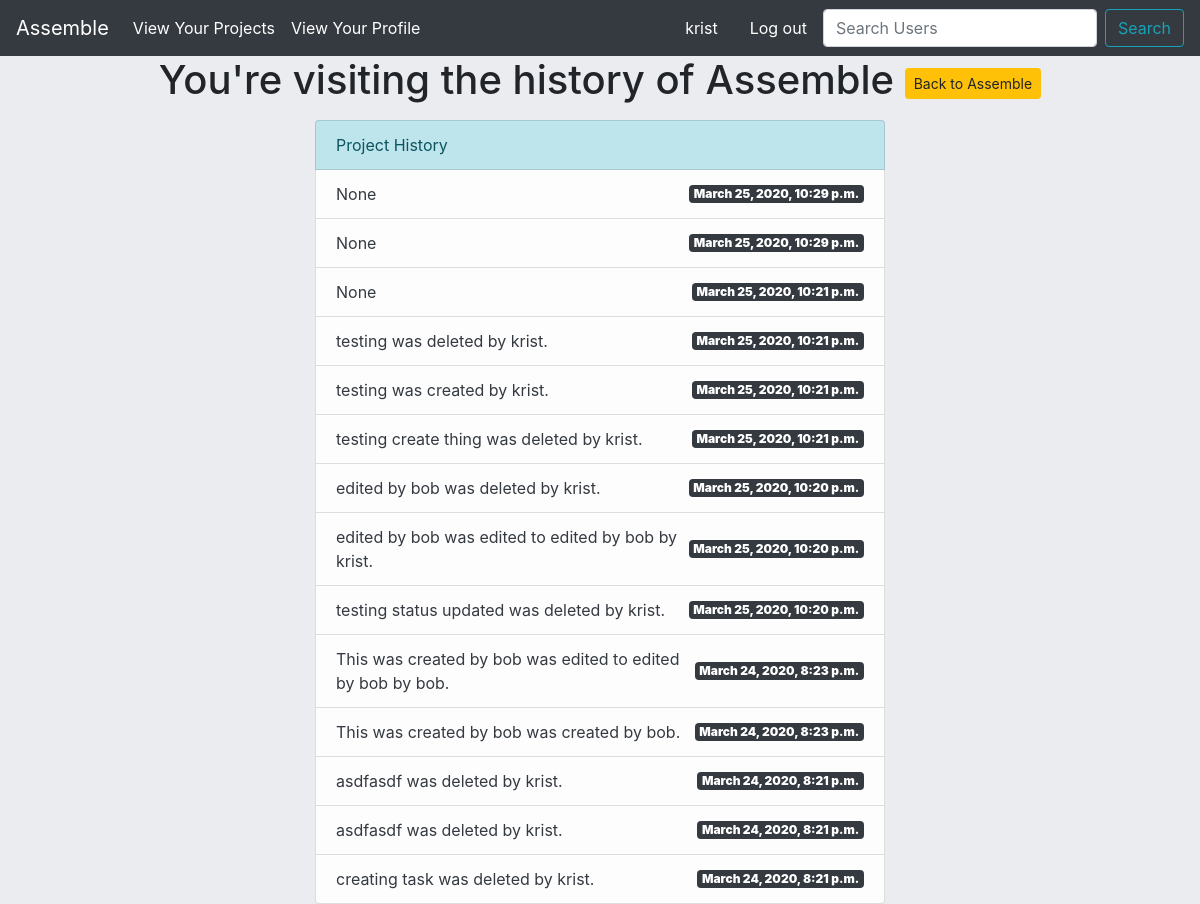
Before: /project-list/project-detail/history/2/ (signed in) with the older database file.
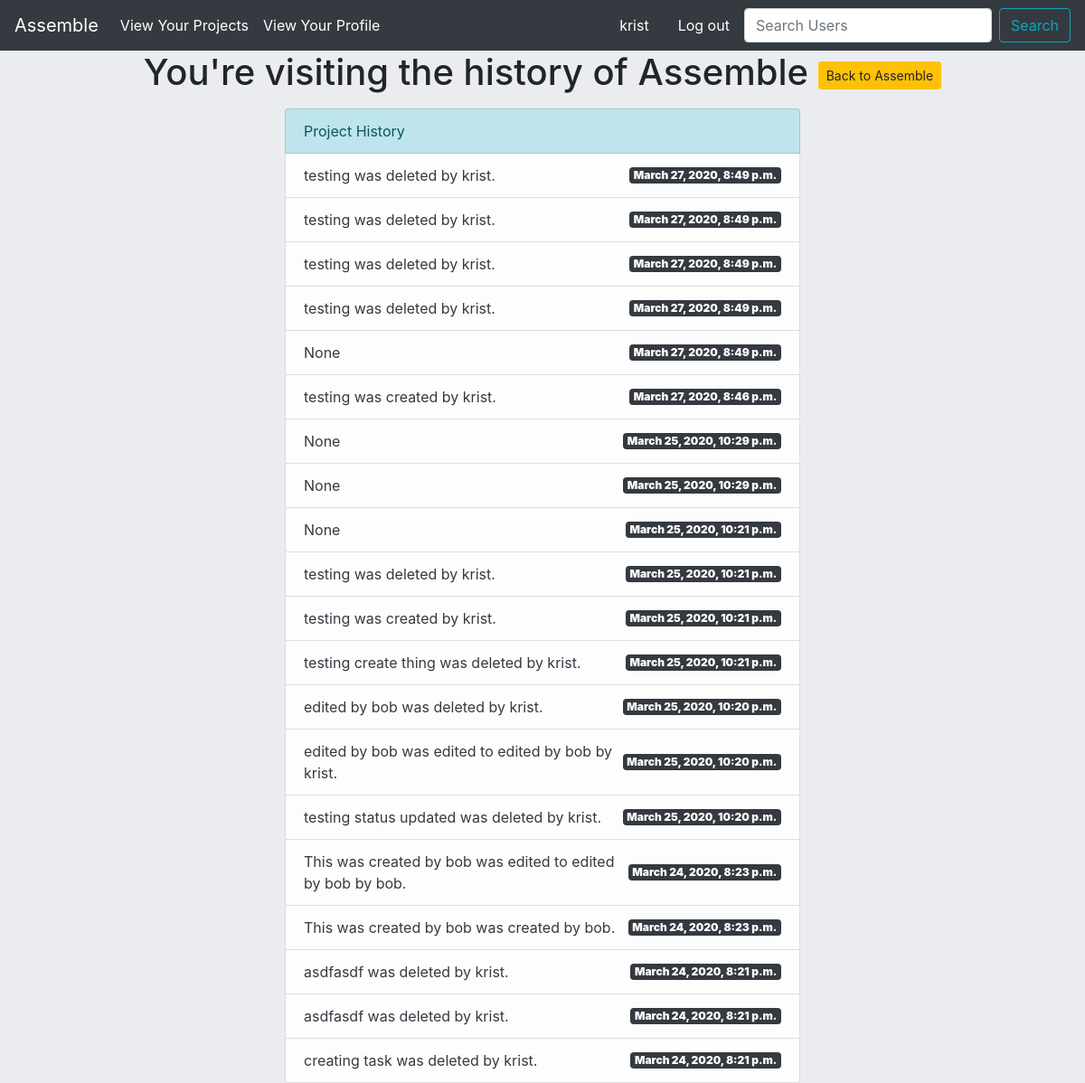
After: the same page with the newer database file.
### assemble/models.py (models this page shows, shortened)
class ProjectHistory(models.Model):
    previous_field = models.CharField(max_length=200,blank=True)
    updated_field = models.CharField(max_length=200,blank=True)
    date_changed = models.DateTimeField(auto_now_add=True)
    status = models.CharField(max_length=20,null=True)
    user = models.CharField(max_length=100,null=True,blank=True)
    project = models.ForeignKey(Project,on_delete=models.CASCADE)
    list_string = None
    def __init__(self,*args,**kwargs):
        super(ProjectHistory,self).__init__(*args,**kwargs)
        self.create_history_string()
    """
    pre_save(sender,instance,raw,using,update_fields):
    This is sent at the beginning of a model's save method
        sender- the model class
        instance- the actual instance being saved
        raw - A boolean; True if the model is saved exactly as presented
        using- the database alias being used
        update_fields - the set of fields to update as passed to Model.save() or None if update_fields wasn't passed.

    post_save(sender,instance,raw,using,update_fields)
    This is sent at the end of the save method
        sender - the model class
        instance- the actual instance being saved
        created  -  A boolean, True if a new record is created
        raw - same as pre_save
        using - ""
        updated_fields - ""

    pre_delete(sender,instance,using):
    Sent at the beginning of a models delete() method and a queryset's delete() method

        sender- the model class
        instance - the actual instance being deleted
        using - ""

    post_delete(sender,instance,using):
    Sent at the end of a model's delete() and a queryset's delete9) method.

        sender - the model class
        instance - the actual instance being deleted. Note that the object will no longer be in the database.
        using - the database alias being used

    m2m_changed(sender,instance,action,reverse,model,pk_set,using):
    Sent when a ManyToManyField is changed on a model instance. Strictly speaking, this is not a model signal since it is sent by the ManyToManyField, but it complements the pre_save/post_save and pre_delete/post_delete when it comes to tracking changes to models.

        sender - The immediate model calss describing the ManyToManyField. This class is automatically created when a many-to-many field is defined; you can access it using thr though attribute on the many-to-many-field.
        instance- the instance whose many-to-many relation is updated. This can be an instance of the sender, or of the class the m2m is related to.
        action- a string indicating the type of update that is done to the relationship.
            "pre_add" - sent before one or more objects are added to the relation.
            "post_add" - sent after one or more objects are added to the relation.
            "pre_remove" - sent ebfore one or more objects are removed from the relation.
    """
    def create_history_string(self):
        if self.status == "deleted":
            self.list_string= f"{self.previous_field} was {self.status} by {self.user}."
        elif self.status == "edited":
            self.list_string= f"{self.previous_field} was {self.status} to {self.updated_field} by {self.user}."
        elif self.status == "updated to true":
            self.list_string = f"{self.previous_field} was updated to complete by {self.user}."
        elif self.status == "updated to false":
            self.list_string = f"{self.previous_field} was updated to uncompleted by {self.user}."
        elif self.status == "created":
            self.list_string= f"{self.previous_field} was created by {self.user}."

### assemble/views.py (the view)
# urls.py: path('project-list/project-detail/history/<pk>/',history_view,name='project-history'),
def history_view(request,pk):
    project = Project.objects.get(id=pk)
    render_list = ProjectHistory.objects.filter(project__id = pk).order_by('-date_changed')
    context={
        'project':project,
        'render_list':render_list
    }
    return render(request,'assemble/history.html',context)

### templates/assemble/history.html
{% extends 'assemble/base.html' %}
{% block content %}
<h1 class="text-center">You're visiting the history of {{project.name}} <a href="{% url 'project-detail' project.slug %}" class="btn btn-sm btn-warning">Back to {{project.name}}</a></h1>
<div class="row justify-content-center mt-3">
    <div class="col-sm-6">
        <ul class="list-group">
            <li class="list-group-item list-group-item-info">Project History</li>
            {% if render_list == 0 %}
                <li class="list-group-item list-group-item-danger text-dark d-flex justify-content-between align-items-center">
                    You haven't made any changes to your project yet! Try adding some components and breaking down your project
                    to get started.
                </li>
            {% else %}
                {% for record in render_list %}
                    <li class="list-group-item list-group-item-light text-dark d-flex justify-content-between align-items-center">
                        {{ record.list_string }}
                        <span class="badge badge-dark">
                            <strong>{{record.date_changed}}</strong>
                        </span>
                    </li>
                {% endfor %}
            {% endif %}
        </ul>
    </div>
</div>
{% endblock content %}

Changed rows visible on the page:
added ProjectHistory: list_string "testing was deleted by krist.", date_changed "March 27, 2020, 8:49 p.m."
added ProjectHistory: list_string "testing was deleted by krist.", date_changed "March 27, 2020, 8:49 p.m."
added ProjectHistory: list_string "testing was deleted by krist.", date_changed "March 27, 2020, 8:49 p.m."
added ProjectHistory: list_string "testing was deleted by krist.", date_changed "March 27, 2020, 8:49 p.m."
added ProjectHistory: list_string "None", date_changed "March 27, 2020, 8:49 p.m."
added ProjectHistory: list_string "testing was created by krist.", date_changed "March 27, 2020, 8:46 p.m."
